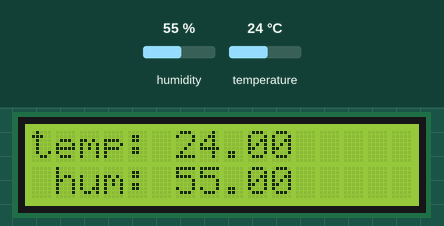
A sketch run on a simulated Arduino Uno, built with avr-gcc and run on an emulated ATmega328P. Shown: 16×2 character LCD. The test bench sets the inputs (shaded band); at power-on: humidity 55 %, temperature 24 °C.

Above: at 1.2 s.
1.3 s: humidity set to 22 %
At 2.7 s:
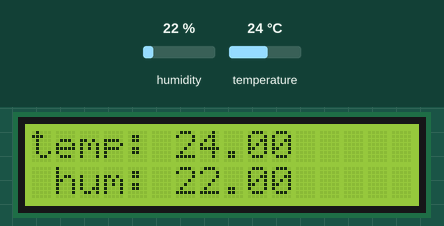
4.0 s: temperature set to 12 °C
At 4.8 s:
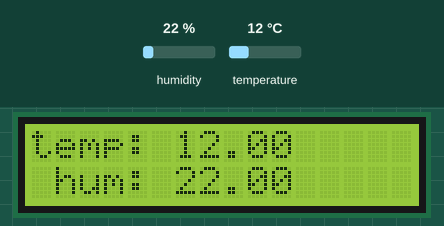
6.7 s: humidity set to 40 %
At 9.1 s:
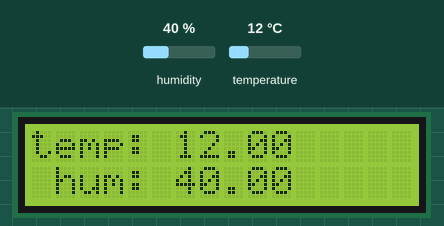
9.6 s: temperature set to 19 °C
At 11.3 s:
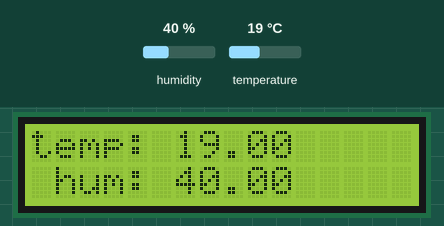
Timing chart, 0 to 12.8 s (numbered marks = the images above; inputs shaded):
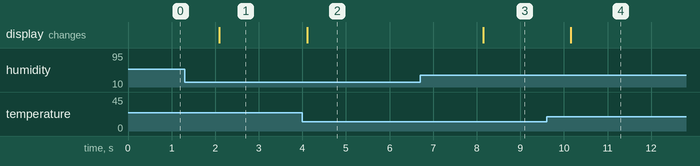

Measured:
- after the input at 1.3 s, the display: changes after 0.79 s (image 1)
- after the input at 4.0 s, the display: changes after 0.11 s (image 2)
- after the input at 6.7 s, the display: changes after 1.4 s (image 3)
- after the input at 9.6 s, the display: changes after 0.56 s (image 4)

The sketch:

sketch_feb20a.ino
```cpp
#include<LiquidCrystal.h>
#include "DHT.h"
#define DHTPIN 8
#define DHTTYPE DHT22

LiquidCrystal lcd(12,11,4,5,6,7);

DHT dht(DHTPIN,DHTTYPE);
void setup() {
  dht.begin();
  lcd.begin(16,2);
  Serial.begin(9600);
}

void loop() {
  float temp = dht.readTemperature();
  float hum = dht.readHumidity();
  lcd.clear();
  lcd.setCursor(0,0);
  if (isnan(temp) || isnan(hum))
    //Serial.println("Fail to Read");
    lcd.print("Fail to Read");
  else
   {
    lcd.print("temp: ");
    lcd.print(temp);
    lcd.setCursor(0,1);
    lcd.print(" hum: ");
    lcd.print(hum);
   /*Serial.print("temp: ");
   Serial.print(temp);
   Serial.print(" hum: ");
   Serial.println(hum);*/
   }
   delay(1000);


}
```
